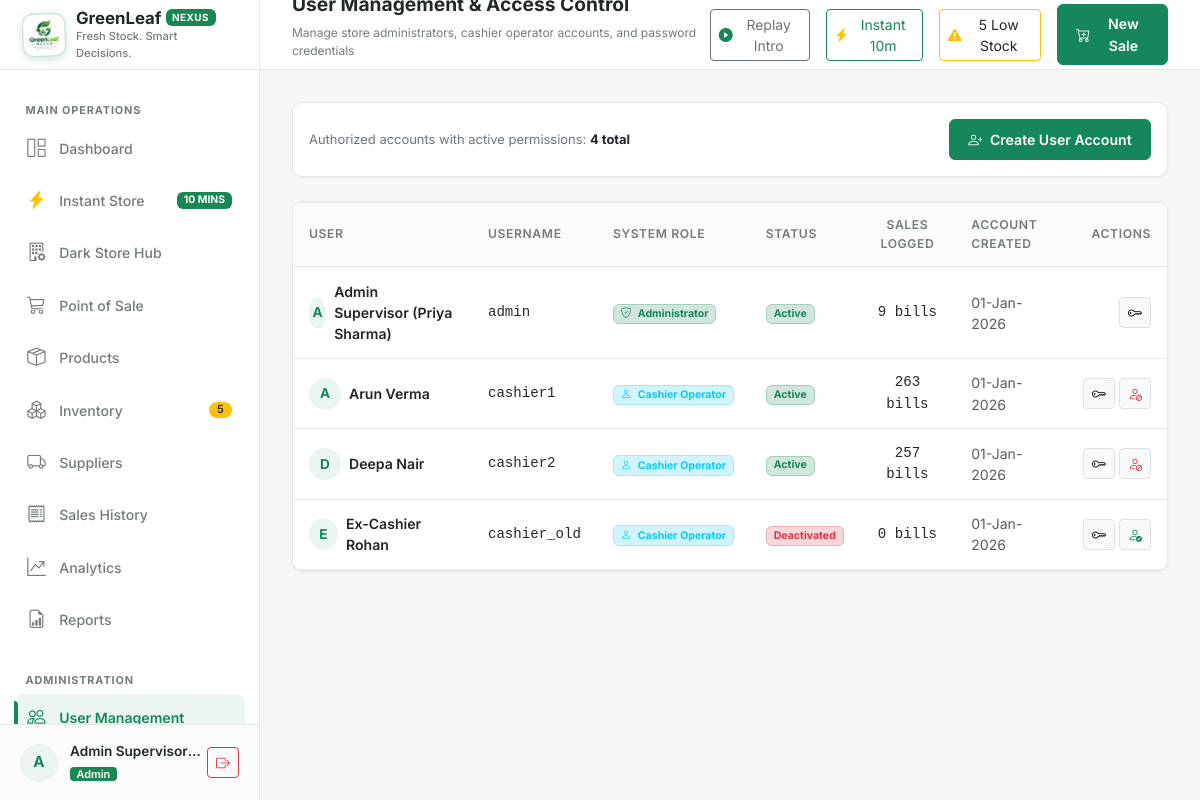
Page /users/ (signed in) on the committed database.
### models/user.py (models this page shows, shortened)
class User(UserMixin, db.Model):
    __tablename__ = "users"
    user_id = db.Column(db.Integer, primary_key=True, autoincrement=True)
    username = db.Column(db.String(50), unique=True, nullable=False, index=True)
    full_name = db.Column(db.String(100), nullable=False)
    password_hash = db.Column(db.String(255), nullable=False)
    role = db.Column(db.String(20), nullable=False, default="cashier")  # 'admin' or 'cashier'
    is_active = db.Column(db.Boolean, default=True, nullable=False)
    created_at = db.Column(db.DateTime, default=datetime.utcnow, nullable=False)
    sales = db.relationship("Sale", back_populates="cashier", lazy="dynamic")
    movements = db.relationship("InventoryMovement", back_populates="user", lazy="dynamic")
    audit_logs = db.relationship("AuditLog", back_populates="user", lazy="dynamic")
    @property
    def is_admin(self):
        return self.role == "admin"

### routes/users.py (the view)
@users_bp.route("/")
@login_required
@admin_required
def index():
    users = User.query.order_by(User.role.asc(), User.username.asc()).all()
    return render_template("users/index.html", users=users)

### routes/auth.py (called while the page is built)
def admin_required(f):
    @wraps(f)
    def decorated_function(*args, **kwargs):
        if not current_user.is_authenticated:
            return redirect(url_for("auth.login", next=request.url))
        if not current_user.is_admin:
            flash("Access denied: Administrator privileges required.", "danger")
            return abort(403)
        return f(*args, **kwargs)
    return decorated_function

### templates/users/index.html (shortened to what this page needs)
{% extends "base.html" %}
{% block page_subtitle %}Manage store administrators, cashier operator accounts, and password credentials{% endblock %}
{% block content %}
<div class="card-custom p-3 mb-4">
  <div class="d-flex align-items-center justify-content-between">
    <div class="text-secondary small">
      Authorized accounts with active permissions: <strong class="text-dark">{{ users|length }} total</strong>
    </div>
    <button type="button" class="btn btn-sm btn-green" data-bs-toggle="modal" data-bs-target="#createUserModal">
      <i class="bi bi-person-plus me-1"></i> Create User Account
    </button>
  </div>
</div>
<div class="card-custom p-0 overflow-hidden mb-4">
  <div class="table-responsive">
    <table class="table-custom mb-0">
      <thead>
        <tr>
          <th>User</th>
          <th>Username</th>
          <th>System Role</th>
          <th>Status</th>
          <th class="text-center">Sales Logged</th>
          <th>Account Created</th>
          <th class="text-end">Actions</th>
        </tr>
      </thead>
      <tbody>
        {% for u in users %}
        <tr>
          <td>
            <div class="d-flex align-items-center gap-2">
              <div class="user-avatar" style="width: 32px; height: 32px; font-size: 0.85rem;">
                {{ u.full_name[:1].upper() }}
              </div>
              <div class="fw-semibold text-dark">{{ u.full_name }}</div>
            </div>
          </td>
          <td class="font-monospace small">{{ u.username }}</td>
          <td>
            {% if u.role == 'admin' %}
              <span class="badge bg-success-subtle text-success border border-success-subtle">
                <i class="bi bi-shield-check me-1"></i> Administrator
              </span>
            {% else %}
              <span class="badge bg-info-subtle text-info border border-info-subtle">
                <i class="bi bi-person me-1"></i> Cashier Operator
              </span>
            {% endif %}
          </td>
          <td>
            {% if u.is_active %}
              <span class="badge bg-success-subtle text-success border border-success-subtle">Active</span>
            {% else %}
              <span class="badge bg-danger-subtle text-danger border border-danger-subtle">Deactivated</span>
            {% endif %}
          </td>
          <td class="text-center font-monospace">{{ u.sales.count() }} bills</td>
          <td class="small text-muted">{{ u.created_at.strftime('%d-%b-%Y') }}</td>
          <td class="text-end">
            <div class="d-inline-flex gap-1">
              <button type="button" class="btn btn-sm btn-light border py-1 px-2"
                      data-bs-toggle="modal" data-bs-target="#resetPasswordModal"
                      data-id="{{ u.user_id }}" data-username="{{ u.username }}"
                      title="Reset Password">
                <i class="bi bi-key"></i>
              </button>
              {% if u.user_id != current_user.user_id %}
              <form method="POST" action="{{ url_for('users.toggle_status', user_id=u.user_id) }}" class="d-inline" onsubmit="return confirm('Change status for user {{ u.username }}?');">
                <button type="submit" class="btn btn-sm btn-light border py-1 px-2 {% if u.is_active %}text-danger{% else %}text-success{% endif %}" title="{% if u.is_active %}Deactivate Account{% else %}Activate Account{% endif %}">
                  <i class="bi {% if u.is_active %}bi-person-slash{% else %}bi-person-check{% endif %}"></i>
                </button>
              </form>
              {% endif %}
            </div>
          </td>
        </tr>
        {% endfor %}
      </tbody>
    </table>
  </div>
</div>
{% endblock %}

### templates/base.html (shortened to what this page needs)
<!DOCTYPE html>
<html lang="en">
<head>
  <link href="https://cdn.jsdelivr.net/npm/bootstrap@5.3.3/dist/css/bootstrap.min.css" rel="stylesheet">
  <link href="https://cdn.jsdelivr.net/npm/bootstrap-icons@1.11.3/font/bootstrap-icons.min.css" rel="stylesheet">
  <link href="{{ url_for('static', filename='css/style.css') }}" rel="stylesheet">
</head>
<body>
<div class="app-container">
  <aside class="app-sidebar" id="appSidebar">
    <a href="{{ url_for('dashboard.index') if current_user.is_authenticated and current_user.is_admin else url_for('pos.index') }}" class="brand-section text-decoration-none">
      <img src="{{ url_for('static', filename='img/greenleaf-nexus-logo.png') }}" alt="GreenLeaf Nexus Official Logo" class="brand-logo-img">
      <div class="brand-text">
        <h1 class="d-flex align-items-center gap-1 mb-0">
          GreenLeaf <span class="badge bg-success text-white fw-bold" style="font-size: 0.62rem; letter-spacing: 0.5px;">NEXUS</span>
        </h1>
        <p class="mb-0">{{ STORE_TAGLINE }}</p>
      </div>
    </a>
    <nav class="sidebar-nav">
      <div class="nav-section-title">Main Operations</div>
      {% if current_user.is_authenticated and current_user.is_admin %}
      <a href="{{ url_for('dashboard.index') }}" class="nav-link-custom {% if request.endpoint == 'dashboard.index' %}active{% endif %}">
        <i class="bi bi-grid-1x2"></i>
        <span>Dashboard</span>
      </a>
      {% endif %}
      <a href="{{ url_for('express.store') }}" class="nav-link-custom {% if request.endpoint and request.endpoint.startswith('express.store') %}active{% endif %}">
        <i class="bi bi-lightning-charge-fill text-warning"></i>
        <span>Instant Store</span>
        <span class="badge bg-success ms-auto" style="font-size: 0.65rem;">10 MINS</span>
      </a>
      {% if current_user.is_authenticated and current_user.is_admin %}
      <a href="{{ url_for('express.picker_console') }}" class="nav-link-custom {% if request.endpoint and request.endpoint.startswith('express.picker') %}active{% endif %}">
        <i class="bi bi-building-gear"></i>
        <span>Dark Store Hub</span>
      </a>
      {% endif %}
      <a href="{{ url_for('pos.index') }}" class="nav-link-custom {% if request.endpoint and request.endpoint.startswith('pos.') %}active{% endif %}">
        <i class="bi bi-cart3"></i>
        <span>Point of Sale</span>
      </a>
      {% if current_user.is_authenticated and current_user.is_admin %}
      <a href="{{ url_for('products.index') }}" class="nav-link-custom {% if request.endpoint and request.endpoint.startswith('products.') %}active{% endif %}">
        <i class="bi bi-box-seam"></i>
        <span>Products</span>
      </a>
      <a href="{{ url_for('inventory.index') }}" class="nav-link-custom {% if request.endpoint and request.endpoint.startswith('inventory.') %}active{% endif %}">
        <i class="bi bi-boxes"></i>
        <span>Inventory</span>
        {% if LOW_STOCK_GLOBAL_COUNT > 0 %}
          <span class="badge bg-warning text-dark sidebar-badge">{{ LOW_STOCK_GLOBAL_COUNT }}</span>
        {% endif %}
      </a>
      <a href="{{ url_for('suppliers.index') }}" class="nav-link-custom {% if request.endpoint and request.endpoint.startswith('suppliers.') %}active{% endif %}">
        <i class="bi bi-truck"></i>
        <span>Suppliers</span>
      </a>
      {% endif %}
      <a href="{{ url_for('sales.index') }}" class="nav-link-custom {% if request.endpoint and request.endpoint.startswith('sales.') %}active{% endif %}">
        <i class="bi bi-receipt"></i>
        <span>Sales History</span>
      </a>
      {% if current_user.is_authenticated and current_user.is_admin %}
      <a href="{{ url_for('analytics.index') }}" class="nav-link-custom {% if request.endpoint and request.endpoint.startswith('analytics.') %}active{% endif %}">
        <i class="bi bi-graph-up-arrow"></i>
        <span>Analytics</span>
      </a>
      <a href="{{ url_for('reports.index') }}" class="nav-link-custom {% if request.endpoint and request.endpoint.startswith('reports.') %}active{% endif %}">
        <i class="bi bi-file-earmark-bar-graph"></i>
        <span>Reports</span>
      </a>
      <div class="nav-section-title mt-3">Administration</div>
      <a href="{{ url_for('users.index') }}" class="nav-link-custom {% if request.endpoint and request.endpoint.startswith('users.') %}active{% endif %}">
        <i class="bi bi-people"></i>
        <span>User Management</span>
      </a>
      {% endif %}
    </nav>
    <div class="user-profile-widget">
      <div class="user-avatar">
        {{ current_user.full_name[:1].upper() if current_user.is_authenticated else 'G' }}
      </div>
      <div class="user-info-text">
        <div class="user-name">{{ current_user.full_name if current_user.is_authenticated else 'Guest' }}</div>
        <span class="user-role-badge {% if current_user.is_authenticated and current_user.is_admin %}badge bg-success{% else %}badge bg-secondary{% endif %}">
          {{ current_user.role if current_user.is_authenticated else 'Visitor' }}
        </span>
      </div>
      <a href="{{ url_for('auth.logout') }}" class="btn btn-sm btn-outline-danger ms-1" title="Log Out">
        <i class="bi bi-box-arrow-right"></i>
      </a>
    </div>
  </aside>
  <div class="main-wrapper">
    <header class="app-topbar">
      <div class="d-flex align-items-center gap-3">
        <div class="topbar-title-section">
          <h2>{% block page_title %}Overview{% endblock %}</h2>
          <p>{% block page_subtitle %}Real-time store management and inventory surveillance{% endblock %}</p>
        </div>
      </div>
      <div class="topbar-actions">
        <button type="button" class="btn btn-sm btn-outline-secondary d-none d-md-inline-flex align-items-center gap-1" id="btnReplayIntro" title="Replay 'Welcome to GreenLeaf Nexus' Framer Page Transition">
          <i class="bi bi-play-circle-fill text-success"></i>
          <span>Replay Intro</span>
        </button>
        <a href="{{ url_for('express.store') }}" class="btn btn-sm btn-outline-success d-inline-flex align-items-center gap-1">
          <i class="bi bi-lightning-charge-fill text-warning"></i>
          <span class="d-none d-sm-inline">Instant 10m</span>
        </a>
        {% if LOW_STOCK_GLOBAL_COUNT > 0 and current_user.is_authenticated and current_user.is_admin %}
        <a href="{{ url_for('inventory.index', filter='low_stock') }}" class="btn btn-sm btn-outline-warning text-dark d-none d-md-inline-flex align-items-center gap-1" title="Low stock products require attention">
          <i class="bi bi-exclamation-triangle-fill text-warning"></i>
          <span>{{ LOW_STOCK_GLOBAL_COUNT }} Low Stock</span>
        </a>
        {% endif %}
        <a href="{{ url_for('pos.index') }}" class="btn btn-sm btn-green d-flex align-items-center gap-2">
          <i class="bi bi-cart-plus"></i>
          <span class="d-none d-sm-inline">New Sale</span>
        </a>
      </div>
    </header>
    <main class="content-body">
      {% block content %}{% endblock %}
    </main>
  </div>
</div>
</body>
</html>

### rows in the picture
User: is_active+full_name "A", is_active+full_name "Admin Supervisor…", is_active+role "Admin", full_name "A", full_name "Admin Supervisor (Priya Sharma)", username "admin", shows "Administrator", shows "Active", sales.count "9", created_at "01-Jan-2026"
User: full_name "A", full_name "Arun Verma", username "cashier1", role "cashier" (drawn), is_active "Active", sales.count "263", created_at "01-Jan-2026"
User: full_name "D", full_name "Deepa Nair", username "cashier2", role "cashier" (drawn), is_active "Active", sales.count "257", created_at "01-Jan-2026"
User: full_name "E", full_name "Ex-Cashier Rohan", username "cashier_old", role "cashier" (drawn), is_active "Deactivated", sales.count "0", created_at "01-Jan-2026"

### other values in the picture
{{ STORE_TAGLINE }} "Fresh Stock. Smart Decisions."
{{ LOW_STOCK_GLOBAL_COUNT }} "5"
{{ users|length }} "4"
